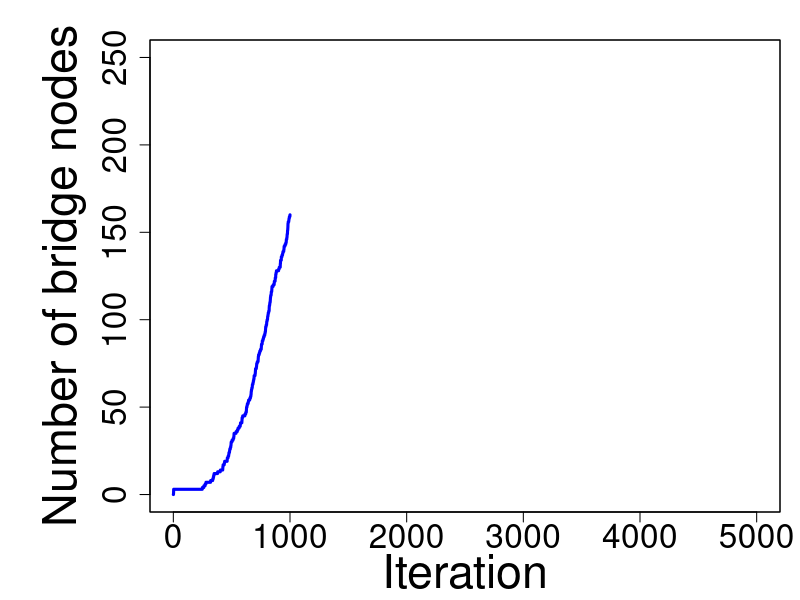

Generate this figure with R:
y<-c(0.0, 0.0, 0.8, 2.8, 5.466666666666667, 7.866666666666666, 10.2, 12.666666666666666, 14.666666666666666, 16.866666666666667, 18.133333333333333, 19.2, 20.266666666666666, 21.933333333333334, 22.933333333333334, 23.733333333333334, 24.333333333333332, 24.933333333333334, 25.533333333333335, 25.866666666666667, 26.666666666666668, 26.733333333333334, 27.133333333333333, 27.333333333333332, 27.4, 27.733333333333334, 27.8, 27.866666666666667, 28.133333333333333, 28.6, 28.8, 28.933333333333334, 29.0, 29.266666666666666, 29.333333333333332, 29.333333333333332, 29.333333333333332, 29.333333333333332, 29.666666666666668, 29.8, 29.8, 29.8, 29.866666666666667, 29.866666666666667, 29.866666666666667, 29.933333333333334, 29.933333333333334, 30.0, 30.0, 30.0, 30.0, 30.0, 30.066666666666666, 30.066666666666666, 30.066666666666666, 30.066666666666666, 30.066666666666666, 30.066666666666666, 30.066666666666666, 30.066666666666666, 30.066666666666666, 30.066666666666666, 30.066666666666666, 30.066666666666666, 30.066666666666666, 30.066666666666666, 30.066666666666666, 30.066666666666666, 30.066666666666666, 30.066666666666666, 30.066666666666666, 30.066666666666666, 30.066666666666666, 30.066666666666666, 30.066666666666666, 30.066666666666666, 30.066666666666666, 30.066666666666666, 30.066666666666666, 30.066666666666666, 30.066666666666666, 30.066666666666666, 30.066666666666666, 30.066666666666666, 30.066666666666666, 30.066666666666666, 30.066666666666666, 30.066666666666666, 30.066666666666666, 30.066666666666666, 30.066666666666666, 30.066666666666666, 30.066666666666666, 30.066666666666666, 30.066666666666666, 30.066666666666666, 30.066666666666666, 30.066666666666666, 30.066666666666666, 30.066666666666666, 30.066666666666666, 30.066666666666666, 30.066666666666666, 30.066666666666666, 30.066666666666666, 30.066666666666666, 30.066666666666666)

y2<-c(0, 0, 1, 3, 3, 3, 3, 3, 3, 3, 3, 3, 3, 3, 3, 3, 3, 3, 3, 3, 3, 3, 3, 3, 3, 3, 3, 3, 3, 3, 3, 3, 3, 3, 3, 3, 3, 3, 3, 3, 3, 3, 3, 3, 3, 3, 3, 3, 3, 3, 3, 3, 3, 3, 3, 3, 3, 3, 3, 3, 3, 3, 3, 3, 3, 3, 3, 3, 3, 3, 3, 3, 3, 3, 3, 3, 3, 3, 3, 3, 3, 3, 3, 3, 3, 3, 3, 3, 3, 3, 3, 3, 3, 3, 3, 3, 3, 3, 3, 3, 3, 3, 3, 3, 3, 3, 3, 3, 3, 3, 3, 3, 3, 3, 3, 3, 3, 3, 3, 3, 3, 3, 3, 3, 3, 3, 3, 3, 3, 3, 3, 3, 3, 3, 3, 3, 3, 3, 3, 3, 3, 3, 3, 3, 3, 3, 3, 3, 3, 3, 3, 3, 3, 3, 3, 3, 3, 3, 3, 3, 3, 3, 3, 3, 3, 3, 3, 3, 3, 3, 3, 3, 3, 3, 3, 3, 3, 3, 3, 3, 3, 3, 3, 3, 3, 3, 3, 3, 3, 3, 3, 3, 3, 3, 3, 3, 3, 3, 3, 3, 3, 3, 3, 3, 3, 3, 3, 3, 3, 3, 3, 3, 3, 3, 3, 3, 3, 3, 3, 3, 3, 3, 3, 3, 3, 3, 3, 3, 3, 3, 3, 3, 3, 3, 3, 3, 3, 3, 3, 3, 3, 3, 3, 3, 3, 3, 3, 3, 3, 4, 4, 4, 4, 4, 4, 4, 4, 4, 4, 4, 4, 4, 5, 5, 5, 5, 5, 5, 5, 5, 5, 5, 5, 6, 6, 6, 6, 6, 6, 6, 7, 7, 7, 7, 7, 7, 7, 7, 7, 7, 7, 7, 7, 7, 7, 7, 7, 7, 7, 7, 7, 7, 7, 7, 7, 7, 7, 7, 7, 7, 7, 7, 7, 7, 7, 7, 7, 7, 7, 7, 8, 8, 8, 8, 8, 8, 8, 8, 8, 8, 8, 8, 8, 8, 8, 8, 8, 8, 9, 9, 9, 9, 9, 10, 10, 10, 11, 11, 11, 11, 12, 12, 12, 12, 12, 12, 12, 12, 12, 12, 12, 12, 12, 12, 12, 12, 12, 12, 12, 12, 12, 12, 12, 12, 12, 12, 12, 12, 12, 12, 13, 13, 13, 13, 13, 13, 13, 13, 13, 13, 13, 13, 13, 13, 13, 13, 13, 13, 13, 13, 13, 13, 13, 14, 14, 14, 14, 14, 14, 14, 14, 14, 14, 14, 14, 14, 14, 14, 14, 14, 14, 14, 14, 14, 15, 16, 16, 17, 17, 17, 17, 17, 17, 17, 17, 17, 17, 18, 18, 18, 19, 19, 19, 19, 19, 19, 19, 19, 19, 19, 19, 19, 19, 19, 19, 19, 19, 19, 19, 19, 19, 19, 20, 21, 21, 21, 21, 21, 21, 21, 22, 22, 22, 22, 22, 23, 23, 24, 24, 24, 24, 24, 25, 25, 26, 26, 26, 26, 26, 27, 27, 27, 27, 28, 28, 29, 30, 30, 30, 30, 30, 30, 30, 31, 31, 31, 31, 31, 31, 31, 31, 31, 32, 32, 32, 32, 32, 32, 33, 33, 34, 35, 35, 35, 35, 35, 35, 35, 35, 35, 35, 35, 35, 35, 35, 35, 35, 35, 36, 36, 36, 36, 36, 36, 36, 36, 36, 36, 36, 37, 37, 37, 37, 37, 37, 38, 38, 38, 38, 38, 38, 38, 38, 38, 38, 39, 39, 39, 39, 39, 39, 39, 39, 39, 40, 40, 41, 41, 41, 41, 41, 41, 41, 41, 41, 41, 41, 41, 42, 43, 44, 44, 44, 44, 44, 45, 45, 45, 45, 45, 45, 45, 45, 45, 45, 45, 45, 45, 45, 45, 45, 45, 45, 45, 46, 46, 46, 46, 46, 46, 46, 47, 47, 47, 47, 47, 48, 49, 50, 50, 50, 50, 51, 51, 51, 52, 52, 52, 52, 52, 52, 52, 53, 53, 53, 54, 54, 54, 54, 54, 54, 54, 54, 54, 54, 55, 55, 55, 55, 55, 55, 56, 56, 56, 56, 57, 57, 58, 59, 59, 60, 60, 60, 61, 61, 61, 61, 62, 63, 63, 63, 63, 63, 64, 64, 64, 65, 65, 65, 66, 66, 66, 67, 68, 68, 68, 68, 68, 68, 68, 68, 69, 69, 70, 71, 72, 72, 72, 72, 72, 72, 72, 73, 73, 74, 75, 75, 75, 75, 75, 76, 76, 76, 76, 76, 76, 76, 77, 78, 79, 79, 80, 80, 80, 80, 80, 80, 81, 81, 81, 81, 82, 82, 82, 82, 82, 82, 83, 83, 83, 83, 83, 83, 83, 84, 85, 86, 86, 86, 86, 86, 86, 87, 88, 88, 88, 88, 88, 88, 89, 89, 89, 89, 90, 90, 90, 90, 90, 91, 91, 91, 91, 91, 91, 92, 92, 92, 93, 93, 93, 94, 95, 96, 96, 96, 96, 97, 97, 97, 97, 98, 99, 99, 99, 100, 100, 100, 100, 101, 102, 102, 102, 103, 103, 104, 104, 104, 104, 105, 105, 105, 105, 107, 108, 108, 108, 109, 109, 110, 110, 110, 111, 112, 113, 113, 114, 114, 114, 114, 115, 116, 116, 116, 116, 117, 118, 119, 119, 119, 119, 119, 119, 119, 119, 119, 119, 120, 120, 120, 120, 120, 120, 120, 120, 120, 121, 122, 122, 122, 122, 122, 122, 122, 123, 124, 124, 124, 124, 126, 126, 126, 127, 127, 127, 128, 128, 128, 128, 128, 128, 128, 128, 128, 128, 128, 128, 128, 128, 128, 128, 128, 128, 128, 129, 129, 129, 129, 129, 130, 130, 130, 130, 130, 130, 130, 130, 130, 132, 132, 134, 134, 134, 134, 134, 134, 134, 136, 136, 136, 136, 136, 136, 137, 137, 137, 137, 137, 138, 138, 138, 139, 139, 139, 139, 139, 139, 139, 140, 140, 141, 142, 142, 142, 142, 142, 142, 142, 143, 143, 143, 143, 143, 143, 143, 144, 144, 144, 144, 145, 146, 146, 146, 146, 147, 147, 148, 149, 149, 149, 151, 151, 152, 153, 155, 155, 156, 156, 156, 156, 156, 157, 157, 158, 158, 158, 159, 159, 159, 159, 159, 160)

x2<-0:(length(y2)-1)

of="bridgeTime.pdf"

pdf(file=of, height=7.5, width=8.2, paper='special')
par(mar=c(4.4,7.5,2,1))

plot(1, type="n",xlab="Iteration", ylab=expression("Number of bridge nodes"), xlim=c(0, 5000), ylim=c(0,250), cex.lab=2.8, cex.axis=2)
box(lwd=1)

#theory
lines(x2, y2, col='blue', lwd=3)

#simulation
#points(0:(length(y)-1), y ,col='red', type="o",pch=15)

#legend("bottomright", legend = c("theory", "T=12"),
#               lty = c(1, 1), pch=c(30,15), col=c("blue", "red"), lwd=c(3,3), inset=0.08, cex=2.9, bty="n",pt.cex=3#)

dev.off()
